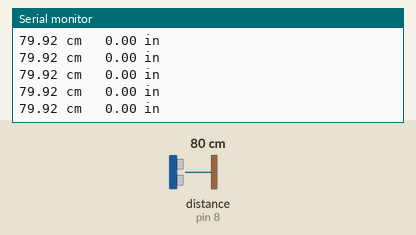
Recording of a sketch running on a simulated Arduino Uno, built with avr-gcc and run on an emulated ATmega328P. Shown: the last lines printed to the serial monitor. Wiring (inferred from the names in the program): ultrasonic range finder: trigger pin 7; echo pin 8. Inputs (shaded band) come from the test bench; at power-on: distance to the obstacle (sensor on pin 8) 80 cm. The echo pulse lasts 58.3 µs per cm.

Above: at 1.2 s.
1.3 s: distance to the obstacle (sensor on pin 8) set to 9 cm
At 1.39 s:
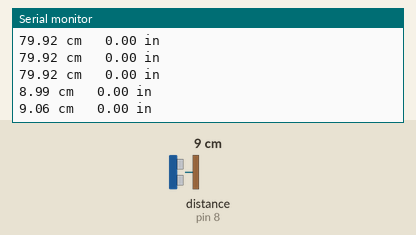
4.3 s: distance to the obstacle (sensor on pin 8) set to 2 cm
At 4.35 s:
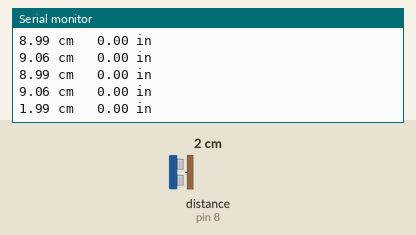
7.3 s: distance to the obstacle (sensor on pin 8) set to 18 cm
At 7.3 s:
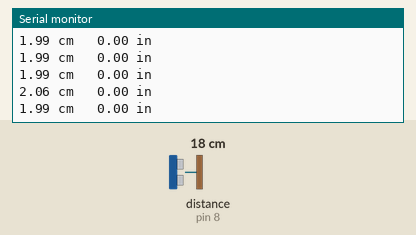
10.3 s: distance to the obstacle (sensor on pin 8) set to 120 cm
At 10.35 s:
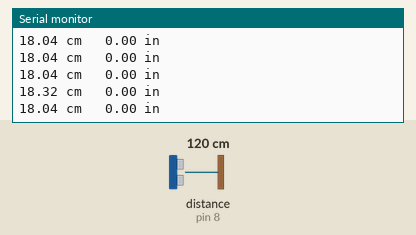
Timing chart, 0 to 13.3 s (numbered marks = the images above; inputs shaded):
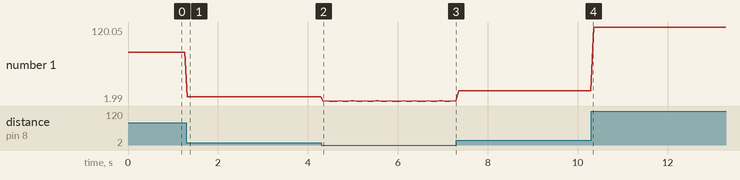

The sketch:

Ultasonic_sensor.ino
```cpp
/**
 *  connections:
 *  arduino pin | ultrasound
 *  -------------------
 *      5V      |   vcc
 *      7       |   trig
 *      8       |   echo
 *      gnd     |   gnd
 */

// Pins
const int TRIG_PIN = 7;
const int ECHO_PIN = 8;

const unsigned int MAX_DIST = 23200; // max range of 400cm

void setup() {
  // The Trigger pin will tell the sensor to range find
  pinMode(TRIG_PIN, OUTPUT);
  digitalWrite(TRIG_PIN, LOW);

  Serial.begin(9600);
}

void loop() {

  unsigned long t1;
  unsigned long t2;
  unsigned long pulse_width;
  float cm;
  float inches;

  // hold the trigger pin high for at least 10 us
  digitalWrite(TRIG_PIN, HIGH);
  delayMicroseconds(10);
  digitalWrite(TRIG_PIN, LOW);

  // wait for pulse reflection to reach echo pin
  while ( digitalRead(ECHO_PIN) == 0 );

  // measure how long the echo pin was held high (pulse width)
  t1 = micros();
  while ( digitalRead(ECHO_PIN) == 1);
  t2 = micros();
  pulse_width = t2 - t1;

  // distance = (echo time) * (speed of sound) / 2
  // cm       =   t2-t1     *     343m/s       / 2
  cm = pulse_width * 0.01715;

  // print results
  if ( pulse_width > MAX_DIST ) {
    Serial.println("Out of range");
  } else {
    Serial.print(cm);
    Serial.print(" cm \t");
    Serial.print(inches);
    Serial.println(" in");
  }

  // Wait at least 60ms before next measurement
  delay(60);
}
```

Measured:
- after the input at 1.3 s, the serial monitor: prints a new line at once (image 1)
- after the input at 4.3 s, the serial monitor: prints a new line after 0.05 s (image 2)
- plotted number 1: 79.92 → 9.06 after the input at 1.3 s, 9.06 → 1.99 after the input at 4.3 s, 1.99 → 18.04 after the input at 7.3 s, 18.04 → 119.98 after the input at 10.3 s
